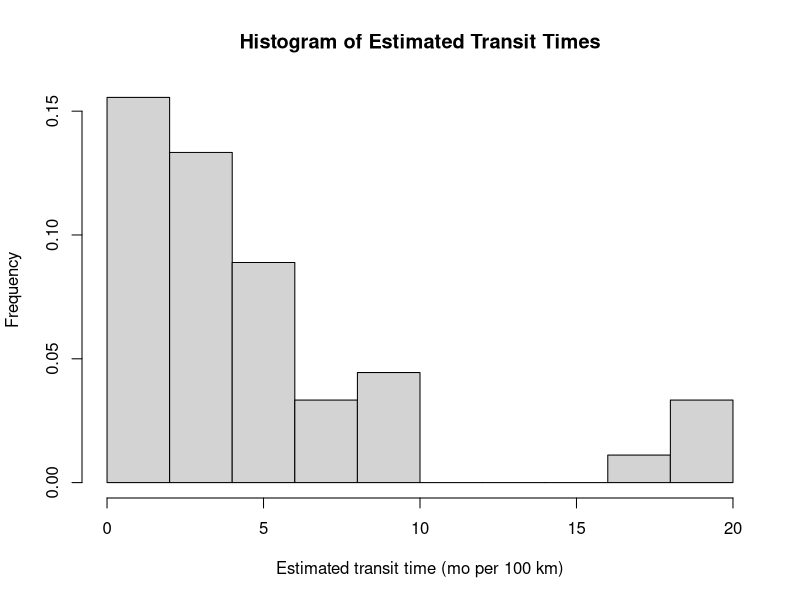
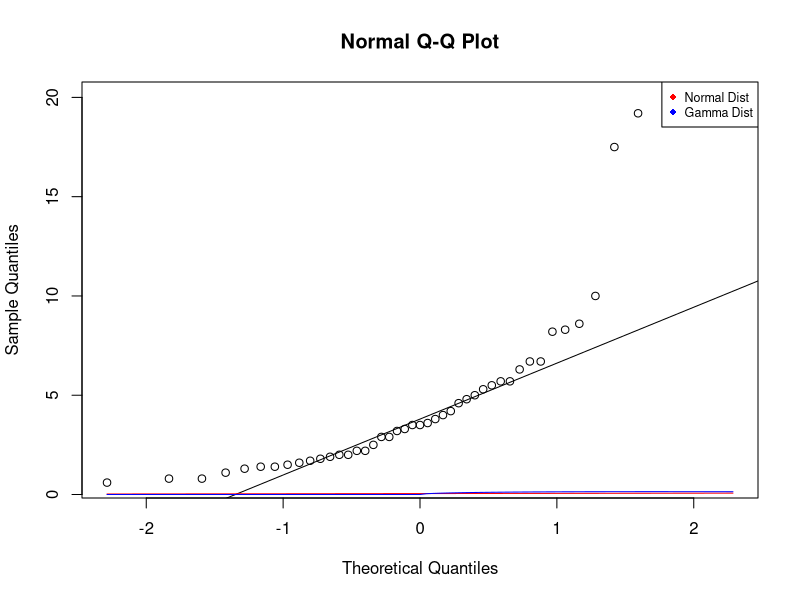

Source code (R) for these figures, in order: (Note: this script raises an error after producing the figures.)
bee = read.table("beedata.csv", sep=",", header=TRUE)
hist(bee$Transit.Time, breaks=seq(0, 21, by=2), prob = TRUE, main = "Histogram of Estimated Transit Times",
     xlab = "Estimated transit time (mo per 100 km)", ylab = "Frequency")

# lines(density(bee$Transit.Time), lwd = 2, col = "blue")

qqnorm(y=bee$Transit.Time)
qqline(y = bee$Transit.Time)
#we see that if we would just use a normal distribution, the normal distribution 
#would understate the extreme positive values of x

#install.packages("MASS")
library(MASS)

normest = fitdistr(bee$Transit.Time, "normal")
curve(dnorm(x, normest$estimate[1], normest$estimate[2]), add=TRUE, col='red')

gammaest = fitdistr(bee$Transit.Time, densfun="gamma")
curve(dgamma(x, gammaest$estimate[1], gammaest$estimate[2]), add=TRUE, col='blue')

legend("topright", cex=0.75, pch=16, 
       col=c("red", "blue"), legend=c("Normal Dist", "Gamma Dist"))


#curve(dgamma(x= BeeTable$Transit.Time, shape=2, scale=1.5), from= 0, to = 20, main = "Gamma Distribution")
# dgamma(x= bee$Transit.Time, shape=1, scale=1.5)
#make a slider thingy to adjust the shape and the scale

library("")

#Next, need to make tutorial and teach about what a gamma distribution is and why the normal curve is not a good
#fit for this data 

#Put onto a shiny package with little button and slider thingies 

#one check box for normal or gamma dist
#one slider for changing the gamma parameters maybe? <--would need to know how to choose 
#best parameters...

#somehow need to figure out how to make it interactive 
